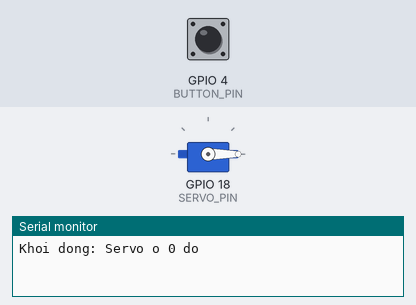
A sketch run on a simulated ESP32. On the bench: servo, the last lines printed to the serial monitor. Inputs (shaded band) come from the test bench; at power-on: GPIO 4 (BUTTON_PIN) HIGH.

Above: at 1.2 s.
1.3 s: GPIO 4 (BUTTON_PIN) pulled LOW for 0.15 s
At 4.1 s:
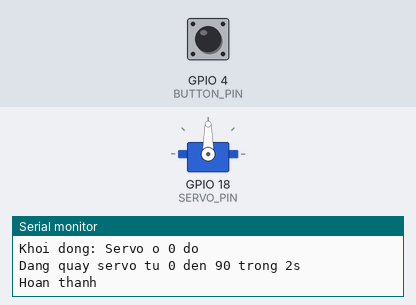
4.4 s: GPIO 4 (BUTTON_PIN) pulled LOW for 1 s
At 4.93 s:
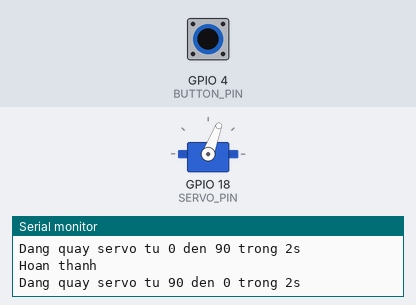
7.8 s: GPIO 4 (BUTTON_PIN) pulled LOW for 3.2 s
At 8.64 s:
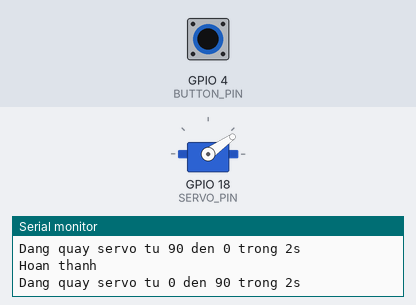
Timing chart, 0 to 11.3 s (numbered marks = the images above; inputs shaded):
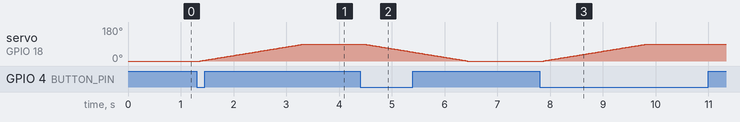

The sketch:

test_servo.ino
```cpp
#include <Arduino.h>
#include <ESP32Servo.h>

Servo myServo;

const int SERVO_PIN = 18;   // GPIO18 - servo signal
const int BUTTON_PIN = 4;   // GPIO4  - nút nhấn

bool servoState = false;    // false = 0°, true = 90°
bool lastButtonReading = HIGH;
bool buttonStableState = HIGH;
unsigned long lastDebounceTime = 0;
const unsigned long debounceDelay = 50; // 50ms chống dội

void setup() {
  Serial.begin(115200);
  pinMode(BUTTON_PIN, INPUT_PULLUP);

  myServo.attach(SERVO_PIN, 500, 2500);
  myServo.write(0);
  Serial.println("Khoi dong: Servo o 0 do");
}

void loop() {
  handleButton();
}

// ==========================
// Hàm xử lý nút nhấn
// ==========================
void handleButton() {
  bool reading = digitalRead(BUTTON_PIN);

  if (reading != lastButtonReading) {
    lastDebounceTime = millis();
  }

  if ((millis() - lastDebounceTime) > debounceDelay) {
    if (reading != buttonStableState) {
      buttonStableState = reading;

      if (buttonStableState == LOW) {
        toggleServo();
      }
    }
  }

  lastButtonReading = reading;
}

// ==========================
// Hàm đổi trạng thái servo
// ==========================
void toggleServo() {
  int startAngle = servoState ? 90 : 0;
  servoState = !servoState;
  int targetAngle = servoState ? 90 : 0;

  Serial.print("Dang quay servo tu ");
  Serial.print(startAngle);
  Serial.print(" den ");
  Serial.print(targetAngle);
  Serial.println(" trong 2s");

  moveServoSmooth(startAngle, targetAngle, 2000); // 2000ms = 2s
}

// ==========================
// Quay servo mượt
// ==========================
void moveServoSmooth(int start, int end, int duration) {
  int step = (end > start) ? 1 : -1;
  int steps = abs(end - start);
  int delayTime = duration / steps; // thời gian cho mỗi bước

  for (int pos = start; pos != end; pos += step) {
    myServo.write(pos);
    delay(delayTime);
  }
  myServo.write(end); // đảm bảo kết thúc đúng góc
  Serial.println("Hoan thanh");
}
```

Measured:
- after the input at 1.3 s, servo on GPIO 18 (SERVO_PIN): moves from 0° to 90° over 2.0 s, starting after 0.07 s
- after the input at 4.4 s, servo on GPIO 18 (SERVO_PIN): moves from 90° to 0° over 2.0 s, starting after 0.07 s
- after the input at 7.8 s, servo on GPIO 18 (SERVO_PIN): moves from 0° to 90° over 2.0 s, starting after 0.07 s
